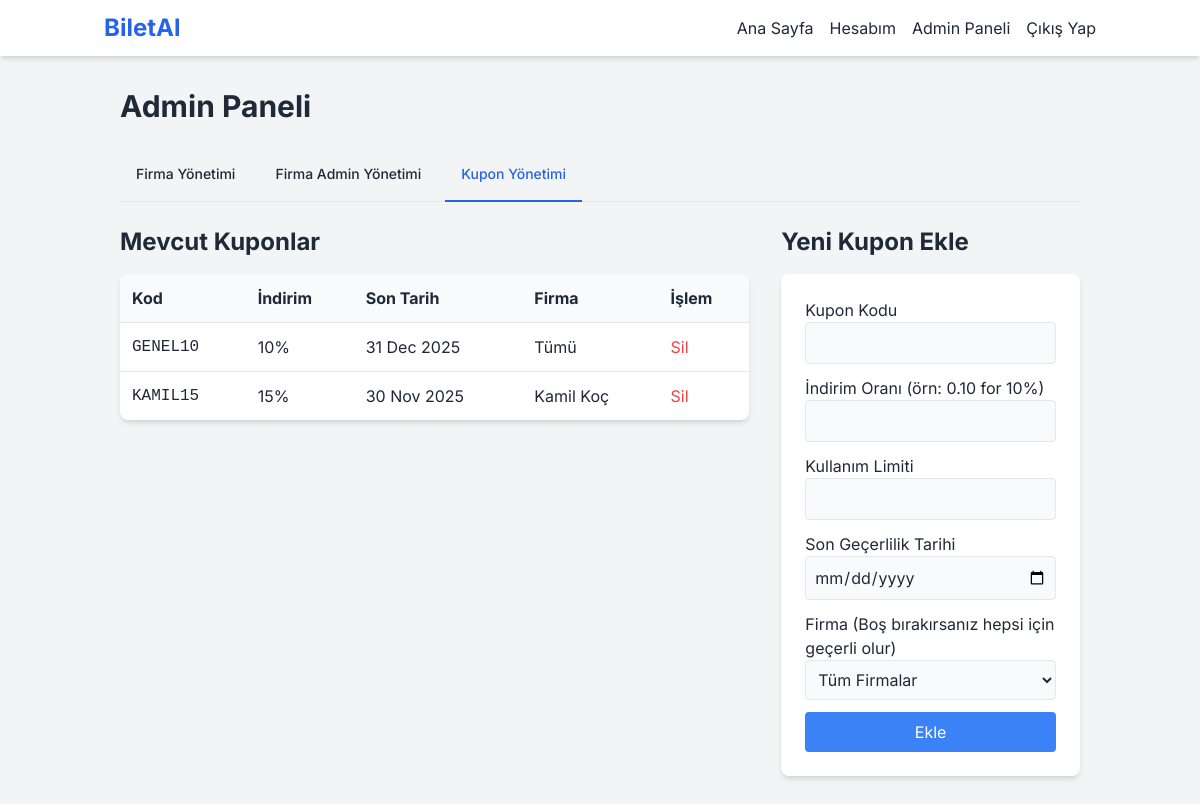
/admin/index.php?tab=coupons (signed in), run on an earlier commit of the app's database.
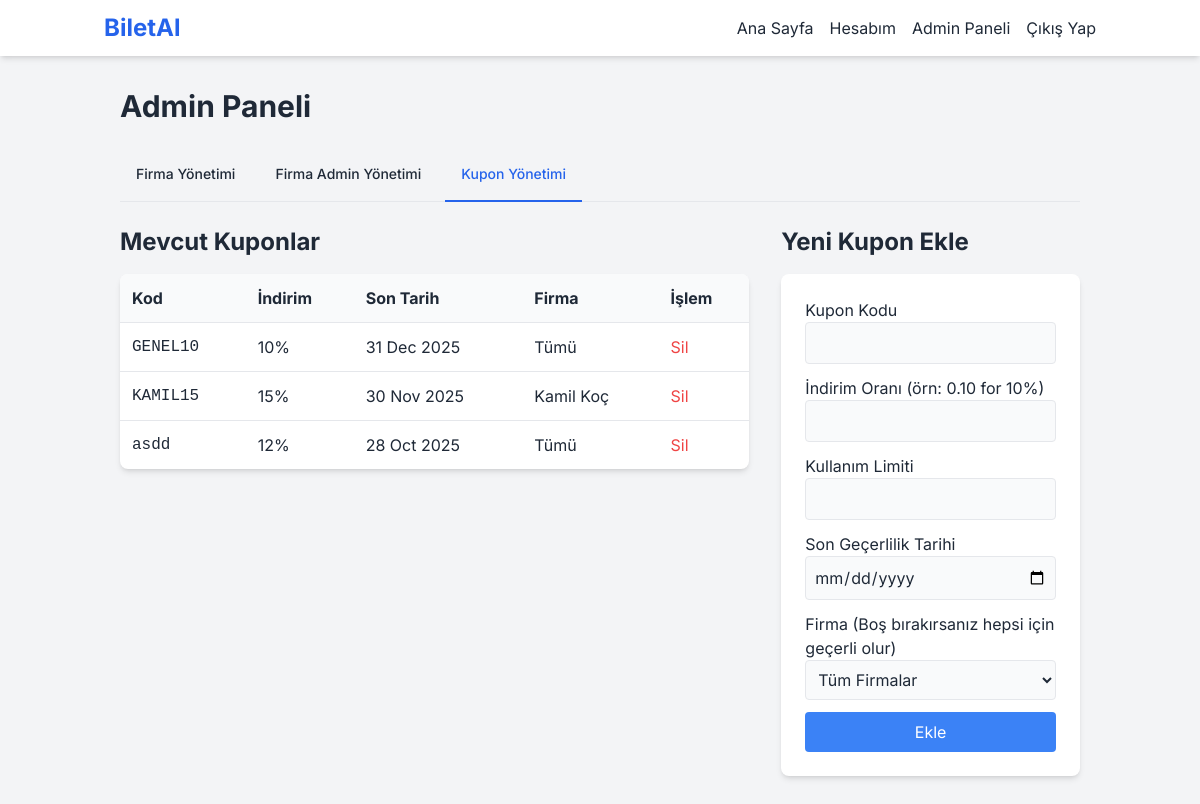
And on a later commit of the database.
### tables this page shows
CREATE TABLE coupons (
                id INTEGER PRIMARY KEY AUTOINCREMENT, code TEXT NOT NULL UNIQUE, discount_rate REAL NOT NULL,
                usage_limit INTEGER NOT NULL, expiry_date TEXT NOT NULL, company_id INTEGER,
                FOREIGN KEY (company_id) REFERENCES companies(id) ON DELETE SET NULL
            );

CREATE TABLE companies (id INTEGER PRIMARY KEY AUTOINCREMENT, name TEXT NOT NULL UNIQUE, created_at TEXT DEFAULT CURRENT_TIMESTAMP);

### helpers.php (called while the page is built, shortened)
<?php
function is_logged_in() {
    return isset($_SESSION['user_id']);
}

### admin/index.php (the view, shortened to what this page needs)
<?php
require_once '../config.php';
require_once '../helpers.php';
$tab = $_GET['tab'] ?? 'companies';
include '../header.php';
?>
 <h1 class="text-3xl font-bold mb-6">Admin Paneli</h1>
 <div class="mb-6 border-b border-gray-200">
    <ul class="flex flex-wrap -mb-px text-sm font-medium text-center">
        <li class="mr-2"><a href="index.php?tab=companies" class="inline-block p-4 border-b-2 rounded-t-lg <?php echo $tab === 'companies' ? 'text-blue-600 border-blue-600' : 'border-transparent hover:text-gray-600 hover:border-gray-300'; ?>">Firma Yönetimi</a></li>
        <li class="mr-2"><a href="index.php?tab=admins" class="inline-block p-4 border-b-2 rounded-t-lg <?php echo $tab === 'admins' ? 'text-blue-600 border-blue-600' : 'border-transparent hover:text-gray-600 hover:border-gray-300'; ?>">Firma Admin Yönetimi</a></li>
        <li class="mr-2"><a href="index.php?tab=coupons" class="inline-block p-4 border-b-2 rounded-t-lg <?php echo $tab === 'coupons' ? 'text-blue-600 border-blue-600' : 'border-transparent hover:text-gray-600 hover:border-gray-300'; ?>">Kupon Yönetimi</a></li>
    </ul>
</div>
<?php if ($tab === 'companies'):
    $companies = $pdo->query("SELECT * FROM companies ORDER BY name")->fetchAll();
?>
<div class="grid grid-cols-1 md:grid-cols-3 gap-8">
    <div class="md:col-span-2">
         <h2 class="text-2xl font-bold mb-4">Mevcut Firmalar</h2>
        <div class="bg-white rounded-lg shadow-md overflow-x-auto"><table class="w-full text-left"><thead class="bg-gray-50"><tr><th class="p-3">ID</th><th class="p-3">Firma Adı</th></tr></thead>
           <tbody>
               <?php foreach($companies as $company): ?>
               <tr class="border-t"><td class="p-3"><?php echo $company['id']; ?></td><td class="p-3"><?php echo htmlspecialchars($company['name']); ?></td></tr>
               <?php endforeach; ?>
           </tbody></table></div>
    </div>
    <div>
         <h2 class="text-2xl font-bold mb-4">Yeni Firma Ekle</h2>
         <div class="bg-white rounded-lg shadow-md p-6">
            <form action="../actions.php?action=add_company" method="POST">
                <div class="mb-3"><label class="block">Firma Adı</label><input type="text" name="name" required class="w-full p-2 border rounded bg-gray-50"></div>
                <button type="submit" class="w-full bg-blue-500 text-white p-2 rounded hover:bg-blue-600">Ekle</button>
            </form>
         </div>
    </div>
</div>
<?php elseif ($tab === 'coupons'):
    $coupons = $pdo->query("SELECT co.*, c.name as company_name FROM coupons co LEFT JOIN companies c ON co.company_id = c.id ORDER BY co.expiry_date DESC")->fetchAll();
?>
<div class="grid grid-cols-1 md:grid-cols-3 gap-8">
    <div class="md:col-span-2">
         <h2 class="text-2xl font-bold mb-4">Mevcut Kuponlar</h2>
         <div class="bg-white rounded-lg shadow-md overflow-x-auto"><table class="w-full text-left"><thead class="bg-gray-50"><tr><th class="p-3">Kod</th><th class="p-3">İndirim</th><th class="p-3">Son Tarih</th><th class="p-3">Firma</th><th class="p-3">İşlem</th></tr></thead>
           <tbody>
               <?php foreach($coupons as $coupon): ?>
               <tr class="border-t"><td class="p-3 font-mono"><?php echo htmlspecialchars($coupon['code']); ?></td><td class="p-3"><?php echo ($coupon['discount_rate'] * 100); ?>%</td><td class="p-3"><?php echo date('d M Y', strtotime($coupon['expiry_date'])); ?></td><td class="p-3"><?php echo $coupon['company_name'] ?? 'Tümü'; ?></td>
               <td class="p-3">
                   <form action="../actions.php?action=delete_coupon" method="POST" onsubmit="return confirm('Bu kuponu silmek istediğinize emin misiniz?');">
                       <button type="submit" class="text-red-500 hover:underline">Sil</button>
                   </form>
               </td></tr>
               <?php endforeach; ?>
           </tbody></table></div>
    </div>
    <div>
         <h2 class="text-2xl font-bold mb-4">Yeni Kupon Ekle</h2>
          <div class="bg-white rounded-lg shadow-md p-6">
            <form action="../actions.php?action=add_coupon" method="POST">
                <div class="mb-3"><label class="block">Kupon Kodu</label><input type="text" name="code" required class="w-full p-2 border rounded bg-gray-50"></div>
                <div class="mb-3"><label class="block">İndirim Oranı (örn: 0.10 for 10%)</label><input type="number" step="0.01" min="0.01" max="1" name="discount_rate" required class="w-full p-2 border rounded bg-gray-50"></div>
                <div class="mb-3"><label class="block">Kullanım Limiti</label><input type="number" min="1" name="usage_limit" required class="w-full p-2 border rounded bg-gray-50"></div>
                <div class="mb-3"><label class="block">Son Geçerlilik Tarihi</label><input type="date" name="expiry_date" required class="w-full p-2 border rounded bg-gray-50"></div>
                <div class="mb-3"><label class="block">Firma (Boş bırakırsanız hepsi için geçerli olur)</label><select name="company_id" class="w-full p-2 border rounded bg-gray-50"><option value="">Tüm Firmalar</option></select></div>
                <button type="submit" class="w-full bg-blue-500 text-white p-2 rounded hover:bg-blue-600">Ekle</button>
            </form>
         </div>
    </div>
</div>
<?php endif; ?>
<?php
include '../footer.php';
?>

### header.php (shortened to what this page needs)
<?php
require_once 'helpers.php';
?>
<!DOCTYPE html>
<html lang="tr">
<head>
    <script src="https://cdn.tailwindcss.com"></script>
</head>
<body class="bg-gray-100 text-gray-800">
    <nav class="bg-white shadow-md">
        <div class="container mx-auto px-4 py-3 flex justify-between items-center">
            <a href="index.php" class="text-2xl font-bold text-blue-600">BiletAl</a>
            <div class="flex items-center space-x-4">
                <a href="index.php" class="hover:text-blue-500">Ana Sayfa</a>
                <?php if (is_logged_in()): ?>
                    <a href="hesabim.php" class="hover:text-blue-500">Hesabım</a>
                    <?php if ($_SESSION['role'] === 'Admin'): ?>
                        <a href="admin/" class="hover:text-blue-500">Admin Paneli</a>
                    <?php elseif ($_SESSION['role'] === 'Firma Admin'): ?>
                        <a href="firmaadmin/" class="hover:text-blue-500">Firma Paneli</a>
                    <?php endif; ?>
                    <a href="logout.php" class="hover:text-blue-500">Çıkış Yap</a>
                <?php else: ?>
                    <a href="login.php" class="hover:text-blue-500">Giriş Yap</a>
                    <a href="register.php" class="bg-blue-500 text-white px-3 py-1 rounded hover:bg-blue-600">Kayıt Ol</a>
                <?php endif; ?>
            </div>
        </div>
    </nav>
    <main class="container mx-auto p-4 md:p-8">

### footer.php
    </main>
</body>
</html>

### header.php (style rules this page uses)
body { font-family: 'Inter', sans-serif; }

What changed in the data, as far as the page shows it:
added coupons: code "asdd", $coupon['discount_rate']*100 "12", expiry_date "28 Oct 2025", company_name "Tümü"
